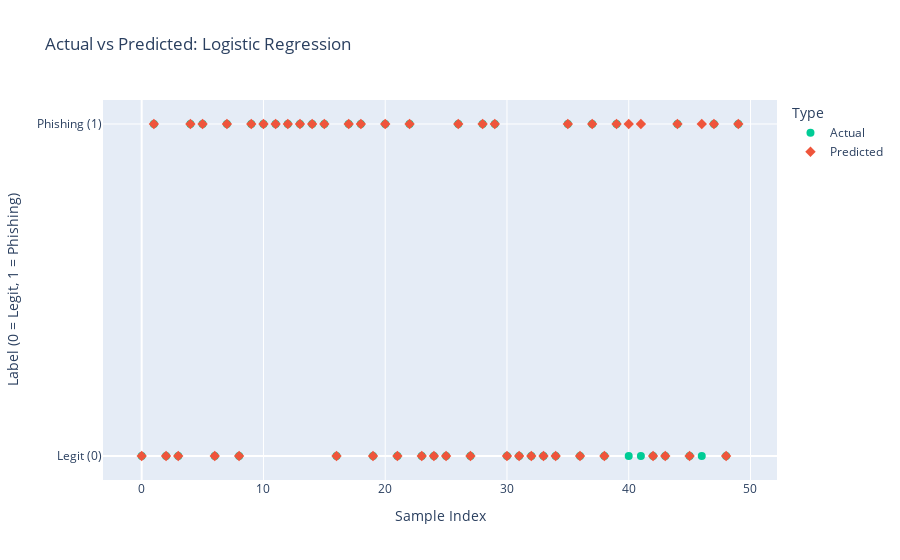
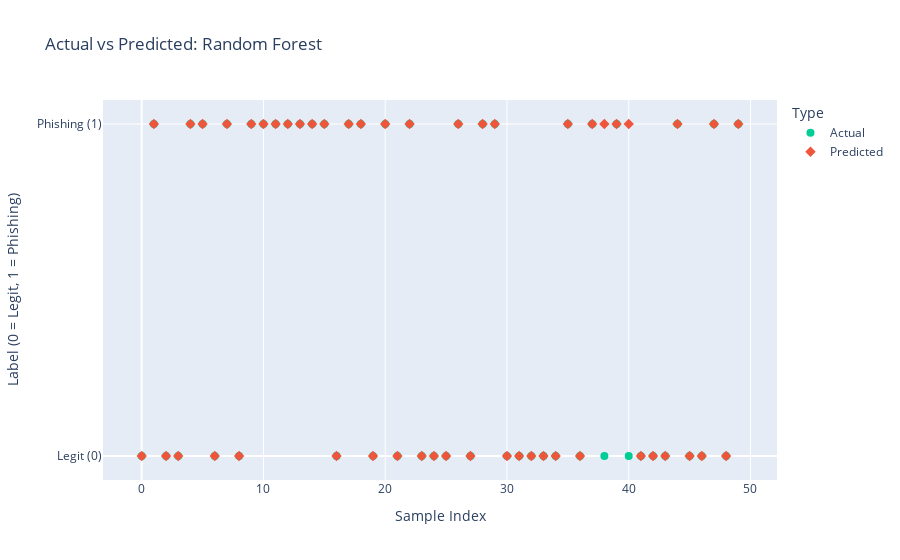
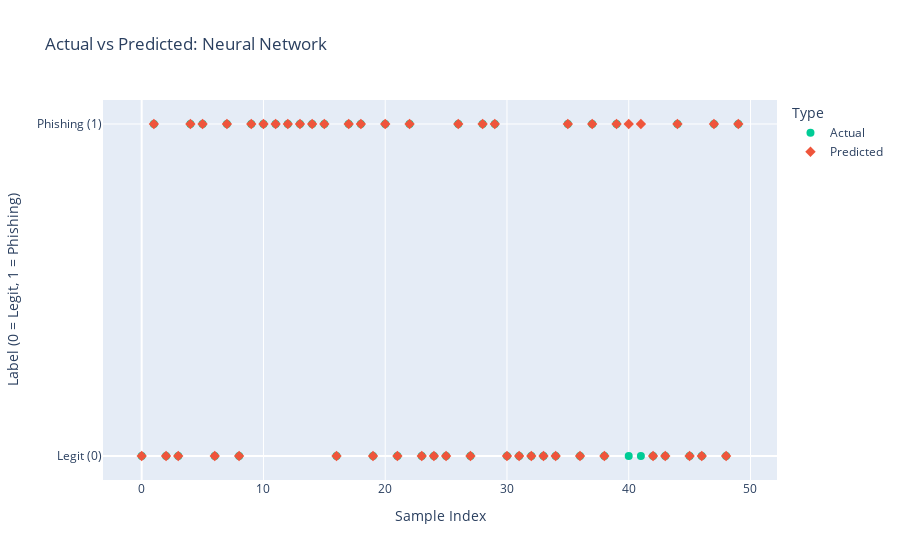
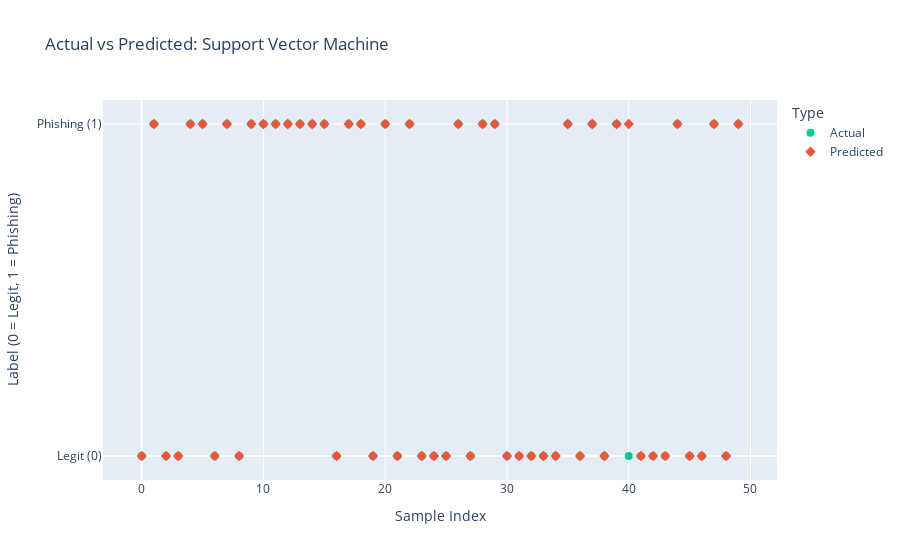

Write notebook code for charts like these, in order.
### Markdown cell above
SVM take the cup !

### Code cell
n_samples = 50  # Number of samples to plot
indices = np.arange(n_samples)
y_test_subset = y_test[:n_samples].reset_index(drop=True)  # Reset index for plotting

# Logistic Regression Scatter Plot
lr_y_pred_subset = lr_y_pred[:n_samples]
plot_df_lr = pd.DataFrame({
    'Index': np.concatenate([indices, indices]),  # Duplicate indices for actual and predicted
    'Label': np.concatenate([y_test_subset, lr_y_pred_subset]),
    'Type': ['Actual'] * n_samples + ['Predicted'] * n_samples,
    'Offset': [0] * n_samples + [0.1] * n_samples  # Slight offset for predicted points
})
fig_lr = px.scatter(plot_df_lr, x='Index', y='Label', color='Type', symbol='Type',
                    title='Actual vs Predicted: Logistic Regression',
                    labels={'Label': 'Label (0 = Legit, 1 = Phishing)', 'Index': 'Sample Index'},
                    color_discrete_map={'Actual': '#00CC96', 'Predicted': '#EF553B'})
fig_lr.update_traces(marker=dict(size=8))
fig_lr.update_yaxes(tickvals=[0, 1], ticktext=['Legit (0)', 'Phishing (1)'])
fig_lr.show()

# Random Forest Scatter Plot
rf_y_pred_subset = rf_y_pred[:n_samples]
plot_df_rf = pd.DataFrame({
    'Index': np.concatenate([indices, indices]),
    'Label': np.concatenate([y_test_subset, rf_y_pred_subset]),
    'Type': ['Actual'] * n_samples + ['Predicted'] * n_samples,
    'Offset': [0] * n_samples + [0.1] * n_samples
})
fig_rf = px.scatter(plot_df_rf, x='Index', y='Label', color='Type', symbol='Type',
                    title='Actual vs Predicted: Random Forest',
                    labels={'Label': 'Label (0 = Legit, 1 = Phishing)', 'Index': 'Sample Index'},
                    color_discrete_map={'Actual': '#00CC96', 'Predicted': '#EF553B'})
fig_rf.update_traces(marker=dict(size=8))
fig_rf.update_yaxes(tickvals=[0, 1], ticktext=['Legit (0)', 'Phishing (1)'])
fig_rf.show()

# Neural Network Scatter Plot
nn_y_pred_subset = nn_y_pred[:n_samples]
plot_df_nn = pd.DataFrame({
    'Index': np.concatenate([indices, indices]),
    'Label': np.concatenate([y_test_subset, nn_y_pred_subset]),
    'Type': ['Actual'] * n_samples + ['Predicted'] * n_samples,
    'Offset': [0] * n_samples + [0.1] * n_samples
})
fig_nn = px.scatter(plot_df_nn, x='Index', y='Label', color='Type', symbol='Type',
                    title='Actual vs Predicted: Neural Network',
                    labels={'Label': 'Label (0 = Legit, 1 = Phishing)', 'Index': 'Sample Index'},
                    color_discrete_map={'Actual': '#00CC96', 'Predicted': '#EF553B'})
fig_nn.update_traces(marker=dict(size=8))
fig_nn.update_yaxes(tickvals=[0, 1], ticktext=['Legit (0)', 'Phishing (1)'])
fig_nn.show()

# SVM Scatter Plot
svm_y_pred_subset = svm_y_pred[:n_samples]
plot_df_svm = pd.DataFrame({
    'Index': np.concatenate([indices, indices]),
    'Label': np.concatenate([y_test_subset, svm_y_pred_subset]),
    'Type': ['Actual'] * n_samples + ['Predicted'] * n_samples,
    'Offset': [0] * n_samples + [0.1] * n_samples
})
fig_svm = px.scatter(plot_df_svm, x='Index', y='Label', color='Type', symbol='Type',
                     title='Actual vs Predicted: Support Vector Machine',
                     labels={'Label': 'Label (0 = Legit, 1 = Phishing)', 'Index': 'Sample Index'},
                     color_discrete_map={'Actual': '#00CC96', 'Predicted': '#EF553B'})
fig_svm.update_traces(marker=dict(size=8))
fig_svm.update_yaxes(tickvals=[0, 1], ticktext=['Legit (0)', 'Phishing (1)'])
fig_svm.show()

### Figure 1 — Plotly figure (JSON) as saved in the notebook; plotly's stock layout.template omitted (floating-point values rounded to 4 significant figures)
{"data": [{"hovertemplate": "Type=Actual<br>Sample Index=%{x}<br>Label (0 = Legit, 1 = Phishing)=%{y}<extra></extra>", "legendgroup": "Actual", "marker": {"color": "#00CC96", "size": 8, "symbol": "circle"}, "mode": "markers", "name": "Actual", "orientation": "v", "showlegend": true, "type": "scatter", "x": [0, 1, 2, 3, 4, 5, 6, 7, 8, 9, 10, 11, 12, 13, 14, 15, 16, 17, 18, 19, 20, 21, 22, 23, 24, 25, 26, 27, 28, 29, 30, 31, 32, 33, 34, 35, 36, 37, 38, 39, 40, 41, 42, 43, 44, 45, 46, 47, 48, 49], "xaxis": "x", "y": [0, 1, 0, 0, 1, 1, 0, 1, 0, 1, 1, 1, 1, 1, 1, 1, 0, 1, 1, 0, 1, 0, 1, 0, 0, 0, 1, 0, 1, 1, 0, 0, 0, 0, 0, 1, 0, 1, 0, 1, 0, 0, 0, 0, 1, 0, 0, 1, 0, 1], "yaxis": "y"}, {"hovertemplate": "Type=Predicted<br>Sample Index=%{x}<br>Label (0 = Legit, 1 = Phishing)=%{y}<extra></extra>", "legendgroup": "Predicted", "marker": {"color": "#EF553B", "size": 8, "symbol": "diamond"}, "mode": "markers", "name": "Predicted", "orientation": "v", "showlegend": true, "type": "scatter", "x": [0, 1, 2, 3, 4, 5, 6, 7, 8, 9, 10, 11, 12, 13, 14, 15, 16, 17, 18, 19, 20, 21, 22, 23, 24, 25, 26, 27, 28, 29, 30, 31, 32, 33, 34, 35, 36, 37, 38, 39, 40, 41, 42, 43, 44, 45, 46, 47, 48, 49], "xaxis": "x", "y": [0, 1, 0, 0, 1, 1, 0, 1, 0, 1, 1, 1, 1, 1, 1, 1, 0, 1, 1, 0, 1, 0, 1, 0, 0, 0, 1, 0, 1, 1, 0, 0, 0, 0, 0, 1, 0, 1, 0, 1, 1, 1, 0, 0, 1, 0, 1, 1, 0, 1], "yaxis": "y"}], "layout": {"legend": {"title": {"text": "Type"}, "tracegroupgap": 0}, "title": {"text": "Actual vs Predicted: Logistic Regression"}, "xaxis": {"anchor": "y", "domain": [0, 1], "title": {"text": "Sample Index"}}, "yaxis": {"anchor": "x", "domain": [0, 1], "ticktext": ["Legit (0)", "Phishing (1)"], "tickvals": [0, 1], "title": {"text": "Label (0 = Legit, 1 = Phishing)"}}}}

### Figure 2 — Plotly figure (JSON) as saved in the notebook; plotly's stock layout.template omitted (floating-point values rounded to 4 significant figures)
{"data": [{"hovertemplate": "Type=Actual<br>Sample Index=%{x}<br>Label (0 = Legit, 1 = Phishing)=%{y}<extra></extra>", "legendgroup": "Actual", "marker": {"color": "#00CC96", "size": 8, "symbol": "circle"}, "mode": "markers", "name": "Actual", "orientation": "v", "showlegend": true, "type": "scatter", "x": [0, 1, 2, 3, 4, 5, 6, 7, 8, 9, 10, 11, 12, 13, 14, 15, 16, 17, 18, 19, 20, 21, 22, 23, 24, 25, 26, 27, 28, 29, 30, 31, 32, 33, 34, 35, 36, 37, 38, 39, 40, 41, 42, 43, 44, 45, 46, 47, 48, 49], "xaxis": "x", "y": [0, 1, 0, 0, 1, 1, 0, 1, 0, 1, 1, 1, 1, 1, 1, 1, 0, 1, 1, 0, 1, 0, 1, 0, 0, 0, 1, 0, 1, 1, 0, 0, 0, 0, 0, 1, 0, 1, 0, 1, 0, 0, 0, 0, 1, 0, 0, 1, 0, 1], "yaxis": "y"}, {"hovertemplate": "Type=Predicted<br>Sample Index=%{x}<br>Label (0 = Legit, 1 = Phishing)=%{y}<extra></extra>", "legendgroup": "Predicted", "marker": {"color": "#EF553B", "size": 8, "symbol": "diamond"}, "mode": "markers", "name": "Predicted", "orientation": "v", "showlegend": true, "type": "scatter", "x": [0, 1, 2, 3, 4, 5, 6, 7, 8, 9, 10, 11, 12, 13, 14, 15, 16, 17, 18, 19, 20, 21, 22, 23, 24, 25, 26, 27, 28, 29, 30, 31, 32, 33, 34, 35, 36, 37, 38, 39, 40, 41, 42, 43, 44, 45, 46, 47, 48, 49], "xaxis": "x", "y": [0, 1, 0, 0, 1, 1, 0, 1, 0, 1, 1, 1, 1, 1, 1, 1, 0, 1, 1, 0, 1, 0, 1, 0, 0, 0, 1, 0, 1, 1, 0, 0, 0, 0, 0, 1, 0, 1, 1, 1, 1, 0, 0, 0, 1, 0, 0, 1, 0, 1], "yaxis": "y"}], "layout": {"legend": {"title": {"text": "Type"}, "tracegroupgap": 0}, "title": {"text": "Actual vs Predicted: Random Forest"}, "xaxis": {"anchor": "y", "domain": [0, 1], "title": {"text": "Sample Index"}}, "yaxis": {"anchor": "x", "domain": [0, 1], "ticktext": ["Legit (0)", "Phishing (1)"], "tickvals": [0, 1], "title": {"text": "Label (0 = Legit, 1 = Phishing)"}}}}

### Figure 3 — Plotly figure (JSON) as saved in the notebook; plotly's stock layout.template omitted (floating-point values rounded to 4 significant figures)
{"data": [{"hovertemplate": "Type=Actual<br>Sample Index=%{x}<br>Label (0 = Legit, 1 = Phishing)=%{y}<extra></extra>", "legendgroup": "Actual", "marker": {"color": "#00CC96", "size": 8, "symbol": "circle"}, "mode": "markers", "name": "Actual", "orientation": "v", "showlegend": true, "type": "scatter", "x": [0, 1, 2, 3, 4, 5, 6, 7, 8, 9, 10, 11, 12, 13, 14, 15, 16, 17, 18, 19, 20, 21, 22, 23, 24, 25, 26, 27, 28, 29, 30, 31, 32, 33, 34, 35, 36, 37, 38, 39, 40, 41, 42, 43, 44, 45, 46, 47, 48, 49], "xaxis": "x", "y": [0, 1, 0, 0, 1, 1, 0, 1, 0, 1, 1, 1, 1, 1, 1, 1, 0, 1, 1, 0, 1, 0, 1, 0, 0, 0, 1, 0, 1, 1, 0, 0, 0, 0, 0, 1, 0, 1, 0, 1, 0, 0, 0, 0, 1, 0, 0, 1, 0, 1], "yaxis": "y"}, {"hovertemplate": "Type=Predicted<br>Sample Index=%{x}<br>Label (0 = Legit, 1 = Phishing)=%{y}<extra></extra>", "legendgroup": "Predicted", "marker": {"color": "#EF553B", "size": 8, "symbol": "diamond"}, "mode": "markers", "name": "Predicted", "orientation": "v", "showlegend": true, "type": "scatter", "x": [0, 1, 2, 3, 4, 5, 6, 7, 8, 9, 10, 11, 12, 13, 14, 15, 16, 17, 18, 19, 20, 21, 22, 23, 24, 25, 26, 27, 28, 29, 30, 31, 32, 33, 34, 35, 36, 37, 38, 39, 40, 41, 42, 43, 44, 45, 46, 47, 48, 49], "xaxis": "x", "y": [0, 1, 0, 0, 1, 1, 0, 1, 0, 1, 1, 1, 1, 1, 1, 1, 0, 1, 1, 0, 1, 0, 1, 0, 0, 0, 1, 0, 1, 1, 0, 0, 0, 0, 0, 1, 0, 1, 0, 1, 1, 1, 0, 0, 1, 0, 0, 1, 0, 1], "yaxis": "y"}], "layout": {"legend": {"title": {"text": "Type"}, "tracegroupgap": 0}, "title": {"text": "Actual vs Predicted: Neural Network"}, "xaxis": {"anchor": "y", "domain": [0, 1], "title": {"text": "Sample Index"}}, "yaxis": {"anchor": "x", "domain": [0, 1], "ticktext": ["Legit (0)", "Phishing (1)"], "tickvals": [0, 1], "title": {"text": "Label (0 = Legit, 1 = Phishing)"}}}}

### Figure 4 — Plotly figure (JSON) as saved in the notebook; plotly's stock layout.template omitted (floating-point values rounded to 4 significant figures)
{"data": [{"hovertemplate": "Type=Actual<br>Sample Index=%{x}<br>Label (0 = Legit, 1 = Phishing)=%{y}<extra></extra>", "legendgroup": "Actual", "marker": {"color": "#00CC96", "size": 8, "symbol": "circle"}, "mode": "markers", "name": "Actual", "orientation": "v", "showlegend": true, "type": "scatter", "x": [0, 1, 2, 3, 4, 5, 6, 7, 8, 9, 10, 11, 12, 13, 14, 15, 16, 17, 18, 19, 20, 21, 22, 23, 24, 25, 26, 27, 28, 29, 30, 31, 32, 33, 34, 35, 36, 37, 38, 39, 40, 41, 42, 43, 44, 45, 46, 47, 48, 49], "xaxis": "x", "y": [0, 1, 0, 0, 1, 1, 0, 1, 0, 1, 1, 1, 1, 1, 1, 1, 0, 1, 1, 0, 1, 0, 1, 0, 0, 0, 1, 0, 1, 1, 0, 0, 0, 0, 0, 1, 0, 1, 0, 1, 0, 0, 0, 0, 1, 0, 0, 1, 0, 1], "yaxis": "y"}, {"hovertemplate": "Type=Predicted<br>Sample Index=%{x}<br>Label (0 = Legit, 1 = Phishing)=%{y}<extra></extra>", "legendgroup": "Predicted", "marker": {"color": "#EF553B", "size": 8, "symbol": "diamond"}, "mode": "markers", "name": "Predicted", "orientation": "v", "showlegend": true, "type": "scatter", "x": [0, 1, 2, 3, 4, 5, 6, 7, 8, 9, 10, 11, 12, 13, 14, 15, 16, 17, 18, 19, 20, 21, 22, 23, 24, 25, 26, 27, 28, 29, 30, 31, 32, 33, 34, 35, 36, 37, 38, 39, 40, 41, 42, 43, 44, 45, 46, 47, 48, 49], "xaxis": "x", "y": [0, 1, 0, 0, 1, 1, 0, 1, 0, 1, 1, 1, 1, 1, 1, 1, 0, 1, 1, 0, 1, 0, 1, 0, 0, 0, 1, 0, 1, 1, 0, 0, 0, 0, 0, 1, 0, 1, 0, 1, 1, 0, 0, 0, 1, 0, 0, 1, 0, 1], "yaxis": "y"}], "layout": {"legend": {"title": {"text": "Type"}, "tracegroupgap": 0}, "title": {"text": "Actual vs Predicted: Support Vector Machine"}, "xaxis": {"anchor": "y", "domain": [0, 1], "title": {"text": "Sample Index"}}, "yaxis": {"anchor": "x", "domain": [0, 1], "ticktext": ["Legit (0)", "Phishing (1)"], "tickvals": [0, 1], "title": {"text": "Label (0 = Legit, 1 = Phishing)"}}}}
